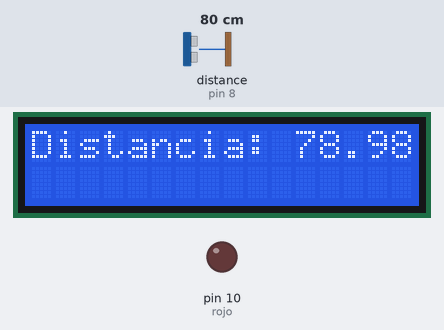
A sketch run on a simulated Arduino Uno, built with avr-gcc and run on an emulated ATmega328P. On the bench: 16×2 character LCD, output pins drawn as LEDs (lit = HIGH). Wiring (inferred from the names in the program): ultrasonic range finder: trigger pin 9; echo pin 8. The inputs (shaded band) are chosen by the test bench; at power-on: distance to the obstacle (sensor on pin 8) 80 cm. The echo pulse lasts 58.3 µs per cm; pins used as bus, display or sensor lines are not drawn; what the sketch prints to the serial monitor is not drawn.

Above: at 1.2 s.
1.3 s: distance to the obstacle (sensor on pin 8) set to 28 cm
At 3.1 s:
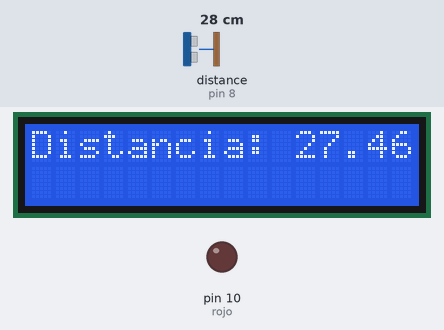
3.4 s: distance to the obstacle (sensor on pin 8) set to 23 cm
At 4.9 s:
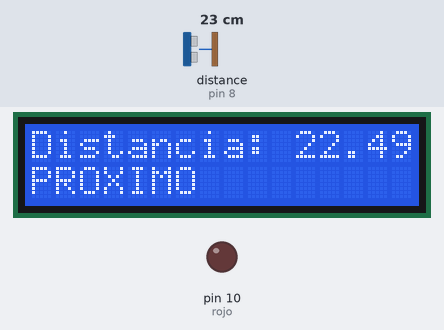
Timing chart, 0 to 6.4 s (numbered marks = the images above; inputs shaded):
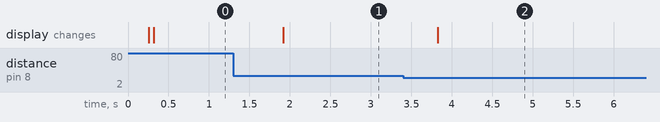

The sketch:

ej07.ino
```cpp
#include <LiquidCrystal.h>
LiquidCrystal lcd(2,3,4,5,6,7);
#define echo 8
#define trig 9
#define rojo 10

void setup(){
 Serial.begin(9600);
 pinMode(echo, INPUT);
 pinMode(trig, OUTPUT);
 pinMode(rojo, OUTPUT);
}

void loop(){
  digitalWrite(trig, LOW);
  delayMicroseconds(5);
  digitalWrite(trig, HIGH);
  delayMicroseconds(10);
  digitalWrite(trig, LOW);

  int duration = pulseIn(echo, HIGH);

  double cm = duration*0.034/2;
  Serial.print("Distance: ");
  Serial.print(cm);
  Serial.println(" cm");
  delay(250);
  lcd.begin(16,2);
  lcd.setCursor(0,0);
  lcd.print("Distancia:");
  lcd.setCursor(11,0);
  lcd.print(cm);

  if(cm < 5){
  	lcd.setCursor(0,1);
    lcd.print("MUY CERCA");
    delay(5000);
  }
  if(cm < 10){
    lcd.setCursor(0,1);
    lcd.print("CERCA");
    delay(5000);
  }
  if(cm < 25){
    lcd.setCursor(0,1);
    lcd.print("PROXIMO");
    delay(5000);
  }
  if(cm > 25){
    lcd.setCursor(0,1);
  }
}
```

Measured:
- the behaviour switches between 26 and 25 cm on distance to the obstacle (sensor on pin 8) (found by bisection; images 1 and 2)
- after the input at 1.3 s, the display: changes after 0.62 s (image 1)
- after the input at 3.4 s, the display: changes after 0.43 s (image 2)
